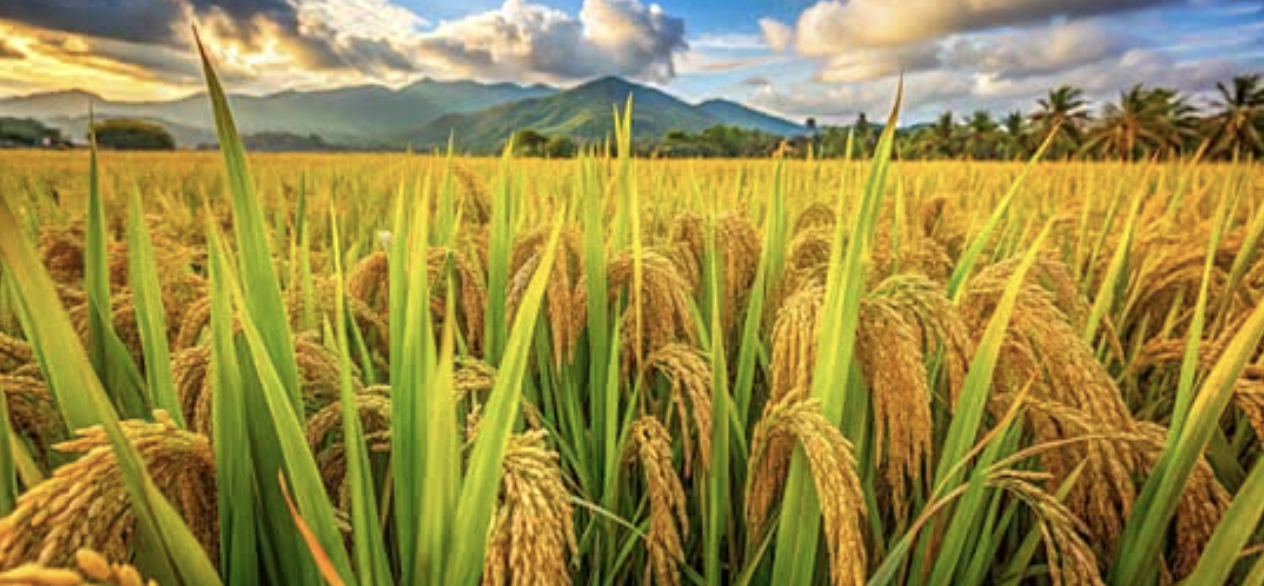
#> input picture images/paddy.png, 1264 x 586 px, found by its file name
$ python Filter.py
#> lines starting #> are read from the running program, lines starting #| are printed output that depends on the picture; after the words box and inside, x2 and y2 are one past the last pixel; in counts of white or black regions, pixels touching at a corner belong together
import matplotlib.pyplot as plt
import cv2
import numpy as np

# -------------------------------------------------
#                MAIN FUNCTION
# -------------------------------------------------
def main():
    """
    Main driver function.
    Steps:
        1. Read and convert the image to grayscale.
        2. Compute DFT and visualize the original magnitude spectrum.
        3. Apply Low-pass, High-pass, and Band-pass filters.
        4. Display results and histograms for each filtered image.
    """
    # ---------- Read Image ----------
    img_path = "/Users/akhi/Desktop/DIP/images/paddy.png"
    img_3D = cv2.imread(img_path)
#> img_3D is the input picture: shape (586, 1264, 3); mean B, G, R 69.7, 138.4, 153.3
    img_gray = cv2.cvtColor(img_3D, cv2.COLOR_BGR2GRAY)
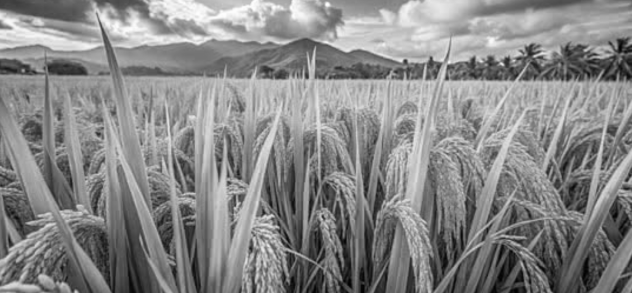
#> img_gray: shape (586, 1264) (shown at 1/2 size); min 1, max 254, mean 135

    # ---------- Parameters ----------
    print("Image shape:", img_gray.shape)
#| Image shape: (586, 1264)
    radius_low = img_gray.shape[0] // 4    # Radius for low-pass filter
    radius_high = img_gray.shape[0] // 6   # Radius for high-pass filter

    # ---------- DFT without filtering ----------
    dft_shift, magnitude_dft_original, img_back_original = dft(img_gray)
#> in dft, `magnitude_dft_original = np.log(np.abs(dft_shift) + 1)`:
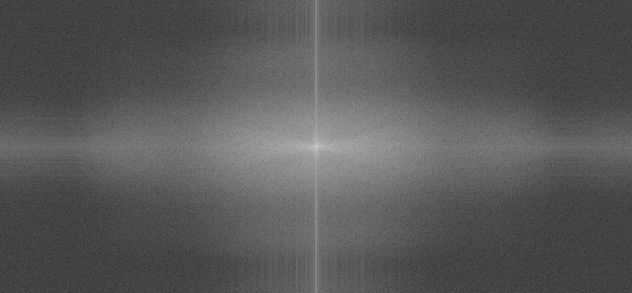
#> magnitude_dft_original: shape (586, 1264) float64 (shown at 1/2 size); min 0.788, max 18.42, mean 6.92; drawn with min black and max white
    img_set = [img_gray, magnitude_dft_original, img_back_original, histogram(img_gray)]
#> the loop in histogram, `for value in image.flatten():` made 740704 passes
#> (value, int_val) on passes 1 to 3: (61, 61), (62, 62), (63, 63)
#> after the loop in histogram, `for value in image.flatten():`: hist = 256 values, max 6231 at index 151, min 0 at index 0, mean 2893.4
    img_title = ['Input Image', 'Magnitude Spectrum (Original)', 'Reconstructed Image (Original)', 'Histogram (Original)']
    display(img_set, img_title)
#> in display, `rows = (len(img_set) + 2) // 3`: rows = 2
#> the loop in display, `for i in range(len(img_set)):` made 4 passes

    # ---------- Low-pass Filtering ----------
    img_back_low, magnitude_dft_low_passed = low_pass_filtering(img_gray, dft_shift, radius_low)
    img_set = [img_gray, magnitude_dft_low_passed, img_back_low, histogram(img_back_low)]
    img_title = ['Input Image', 'Magnitude Spectrum (Low-pass)', 'Reconstructed Image (Low-pass)', 'Histogram (Low-pass)']
    display(img_set, img_title)

    # ---------- High-pass Filtering ----------
    img_back_high, magnitude_dft_high_passed = high_pass_filtering(img_gray, dft_shift, radius_high)
    img_set = [img_gray, magnitude_dft_high_passed, img_back_high, histogram(img_back_high)]
    img_title = ['Input Image', 'Magnitude Spectrum (High-pass)', 'Reconstructed Image (High-pass)', 'Histogram (High-pass)']
    display(img_set, img_title)

    # ---------- Band-pass Filtering ----------
    img_back_band, magnitude_dft_band_passed = band_pass_filtering(img_gray, dft_shift, radius_low, radius_high)
    img_set = [img_gray, magnitude_dft_band_passed, img_back_band, histogram(img_back_band)]
    img_title = ['Input Image', 'Magnitude Spectrum (Band-pass)', 'Reconstructed Image (Band-pass)', 'Histogram (Band-pass)']
    display(img_set, img_title)


# -------------------------------------------------
#        DFT and IDFT (without filtering)
# -------------------------------------------------
def dft(img_gray):
    """
    Perform Discrete Fourier Transform (DFT) and its inverse.

    Args:
        img_gray (numpy.ndarray): Grayscale input image.

    Returns:
        tuple:
            dft_shift (numpy.ndarray): Shifted DFT of the image.
            magnitude_dft_original (numpy.ndarray): Magnitude spectrum.
            img_back_original (numpy.ndarray): Reconstructed image from inverse DFT.
    """
    # Compute DFT
    dft = np.fft.fft2(img_gray)
    dft_shift = np.fft.fftshift(dft)

    # Compute magnitude spectrum (log scale)
    magnitude_dft_original = np.log(np.abs(dft_shift) + 1)

    # Inverse DFT (reconstruction)
    idft_shift_original = np.fft.ifftshift(dft_shift)
    img_back_original = np.fft.ifft2(idft_shift_original)
    img_back_original = np.abs(img_back_original)

    return dft_shift, magnitude_dft_original, img_back_original


# -------------------------------------------------
#        Frequency Domain Filtering Functions
# -------------------------------------------------
def low_pass_filtering(img_gray, dft_shift, radius_low):
    """
    Apply a Low-pass filter in the frequency domain.

    Args:
        img_gray (numpy.ndarray): Grayscale image.
        dft_shift (numpy.ndarray): Shifted DFT of the image.
        radius_low (int): Radius of the low-pass mask.

    Returns:
        tuple:
            img_back (numpy.ndarray): Reconstructed low-pass filtered image.
            magnitude_dft_low_passed (numpy.ndarray): Magnitude spectrum after filtering.
    """
    low_pass_filter = low_pass_mask(dft_shift.shape, radius_low)
#> in low_pass_mask, `cv2.circle(mask, (ccol, crow), radius, 1, thickness=-1)`:
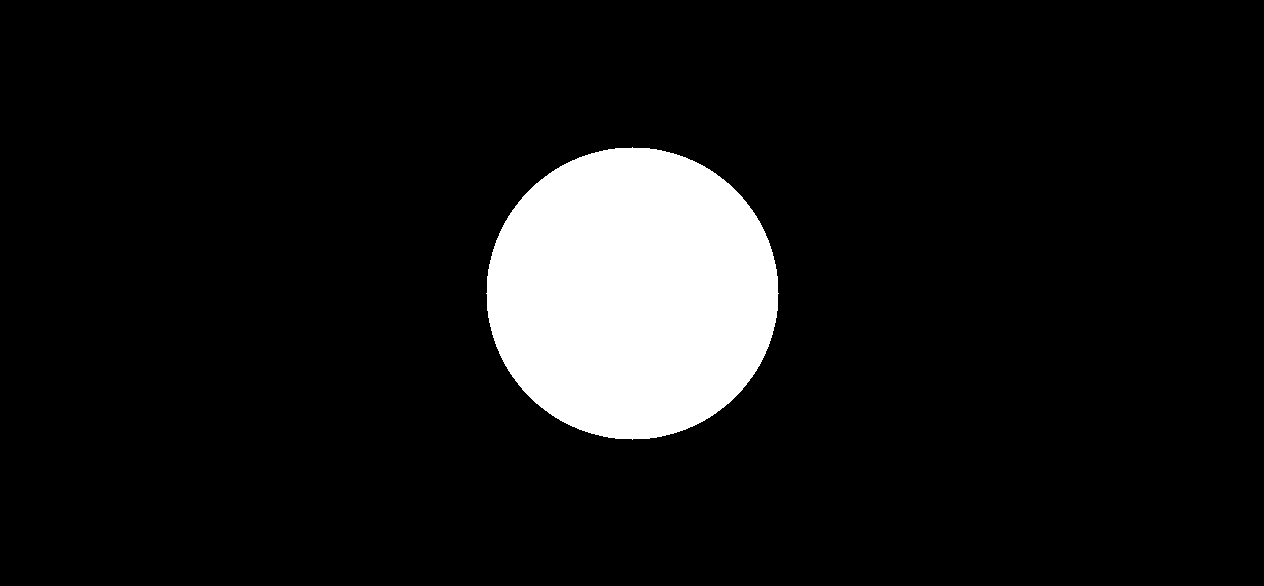
#> mask: shape (586, 1264); values 0 (black) and 1 (white), 9% white; 1 white region, box (x1, y1, x2, y2) and area: (486, 147, 779, 440) 66957
    low_passed = dft_shift * low_pass_filter

    # Inverse DFT
    idft_shift = np.fft.ifftshift(low_passed)
    img_back = np.fft.ifft2(idft_shift)
    img_back = np.abs(img_back)
    magnitude_dft_low_passed = np.log(np.abs(low_passed) + 1)

    return img_back, magnitude_dft_low_passed


def high_pass_filtering(img_gray, dft_shift, radius_high):
    """
    Apply a High-pass filter in the frequency domain.
    """
    high_pass_filter = high_pass_mask(dft_shift.shape, radius_high)
    high_passed = dft_shift * high_pass_filter

    # Inverse DFT
    idft_shift = np.fft.ifftshift(high_passed)
    img_back = np.fft.ifft2(idft_shift)
    img_back = np.abs(img_back)
    magnitude_dft_high_passed = np.log(np.abs(high_passed) + 1)

    return img_back, magnitude_dft_high_passed


def band_pass_filtering(img_gray, dft_shift, radius_low, radius_high):
    """
    Apply a Band-pass filter in the frequency domain.
    """
    band_pass_filter = band_pass_mask(dft_shift.shape, radius_high, radius_low)
    band_passed = dft_shift * band_pass_filter

    # Inverse DFT
    idft_shift = np.fft.ifftshift(band_passed)
    img_back = np.fft.ifft2(idft_shift)
    img_back = np.abs(img_back)
    magnitude_dft_band_passed = np.log(np.abs(band_passed) + 1)

    return img_back, magnitude_dft_band_passed


# -------------------------------------------------
#                  MASK FUNCTIONS
# -------------------------------------------------
def low_pass_mask(shape, radius):
    """
    Create a circular Low-pass mask.

    Args:
        shape (tuple): Shape of the image (rows, cols).
        radius (int): Radius of the circular mask.

    Returns:
        numpy.ndarray: Low-pass mask.
    """
    rows, cols = shape[:2]
    crow, ccol = rows // 2, cols // 2
    mask = np.zeros((rows, cols), np.uint8)
    cv2.circle(mask, (ccol, crow), radius, 1, thickness=-1)
    return mask


def high_pass_mask(shape, radius):
    """
    Create a High-pass mask by inverting a Low-pass mask.
    """
    return 1 - low_pass_mask(shape, radius)


def band_pass_mask(shape, low_radius, high_radius):
    """
    Create a Band-pass mask as the difference between two Low-pass masks.
    """
    return low_pass_mask(shape, high_radius) - low_pass_mask(shape, low_radius)


# -------------------------------------------------
#                  HISTOGRAM FUNCTION
# -------------------------------------------------
def histogram(image):
    """
    Compute the histogram of an image.

    Args:
        image (numpy.ndarray): Grayscale image.

    Returns:
        numpy.ndarray: Histogram (256 bins).
    """
    hist = np.zeros(256)
    for value in image.flatten():
        int_val = int(value)
        if 0 <= int_val < 256:
            hist[int_val] += 1
    return hist


# -------------------------------------------------
#                  DISPLAY FUNCTION
# -------------------------------------------------
def display(img_set, img_title):
    """
    Display multiple images or histograms in a single figure.

    Args:
        img_set (list): List of images or histograms.
        img_title (list): Corresponding titles for each image.
    """
    rows = (len(img_set) + 2) // 3
    plt.figure(figsize=(15, 5 * rows))

    for i in range(len(img_set)):
        plt.subplot(rows, 3, i + 1)
        if img_set[i].ndim == 2:  # Image
            plt.imshow(img_set[i], cmap='gray')
            plt.title(img_title[i])
            plt.axis('off')
        else:  # Histogram
            plt.bar(np.arange(256), img_set[i], color='blue')
            plt.xlim([0, 256])
            plt.title(img_title[i])

    plt.tight_layout()
    plt.show(block=True)


# -------------------------------------------------
#                  ENTRY POINT
# -------------------------------------------------
if __name__ == "__main__":
    main()
#> the loop in histogram (call 2), `for value in image.flatten():` made 740704 passes
#> (value, int_val) on passes 1 to 3: (85.54, 85), (85.49, 85), (87.36, 87)
#> the loop in display (call 2), `for i in range(len(img_set)):` made 4 passes
#> in high_pass_filtering, `magnitude_dft_high_passed = np.log(np.abs(high_passed) + 1)`:
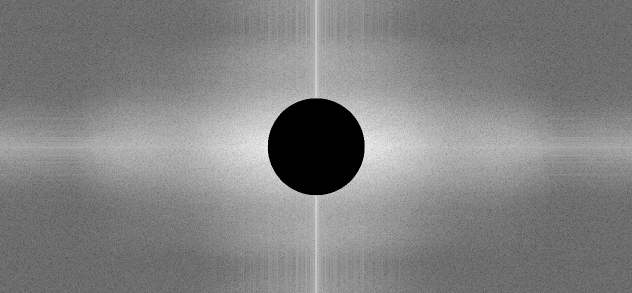
#> magnitude_dft_high_passed: shape (586, 1264) float64 (shown at 1/2 size); min 0, max 12.77, mean 6.49; drawn with min black and max white
#> in band_pass_filtering, `img_back = np.abs(img_back)`:
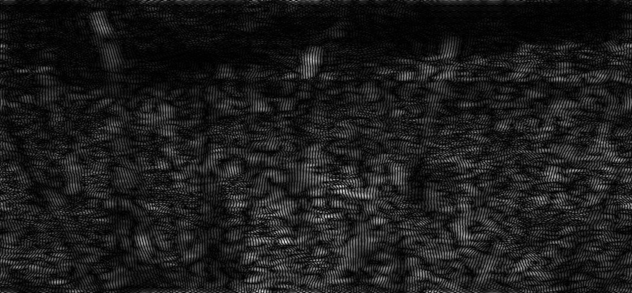
#> img_back: shape (586, 1264) float64 (shown at 1/2 size); min 7.17e-06, max 59.97, mean 6.7; drawn with min black and max white
#> the loop in display (call 4), `for i in range(len(img_set)):` made 4 passes
#> in display (call 4), `plt.show(block=True)`:
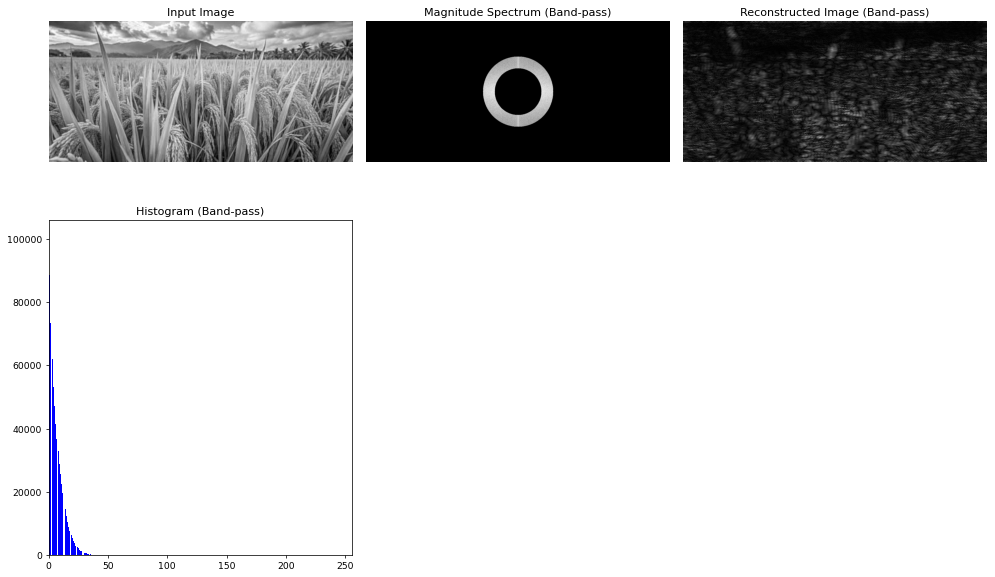
#> figure drawn by matplotlib, 4 panels; panel 4: tallest bar 100763 high, from x = -0.4 to 0.4

$ run again, with images/flower.png copied over images/paddy.png
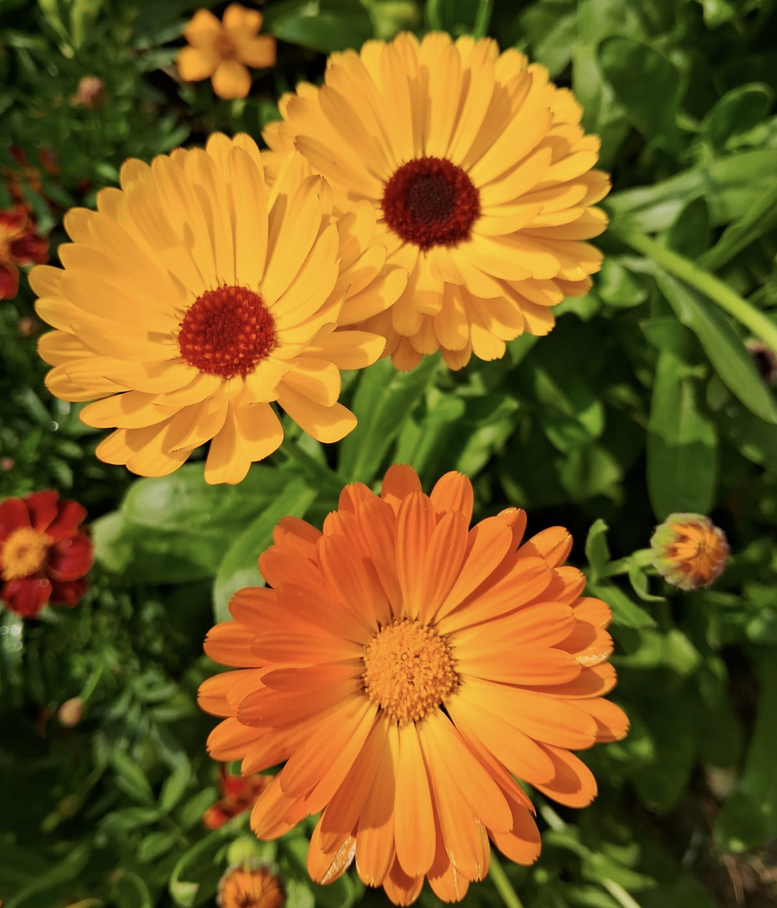
#> input picture images/flower.png, 777 x 908 px, shrunk from 1112 x 1300 before the run, found by its file name
#> in main, img_3D is the input picture: shape (908, 777, 3); mean B, G, R 32.4, 95.7, 126.2
#| Image shape: (908, 777)
#> the loop in histogram, `for value in image.flatten():` made 705516 passes
#> (value, int_val) on passes 1 to 3: (60, 60), (53, 53), (51, 51)
#> after the loop in histogram, `for value in image.flatten():`: hist = 256 values, max 6326 at index 42, min 0 at index 212, mean 2755.9
#> in display, `rows = (len(img_set) + 2) // 3`: rows = 2
#> the loop in display, `for i in range(len(img_set)):` made 4 passes
#> the loop in histogram (call 2), `for value in image.flatten():` made 705516 passes
#> (value, int_val) on passes 1 to 3: (43.06, 43), (48.8, 48), (45.88, 45)
#> the loop in display (call 2), `for i in range(len(img_set)):` made 4 passes
#> in low_pass_mask (call 2), `cv2.circle(mask, (ccol, crow), radius, 1, thickness=-1)`:
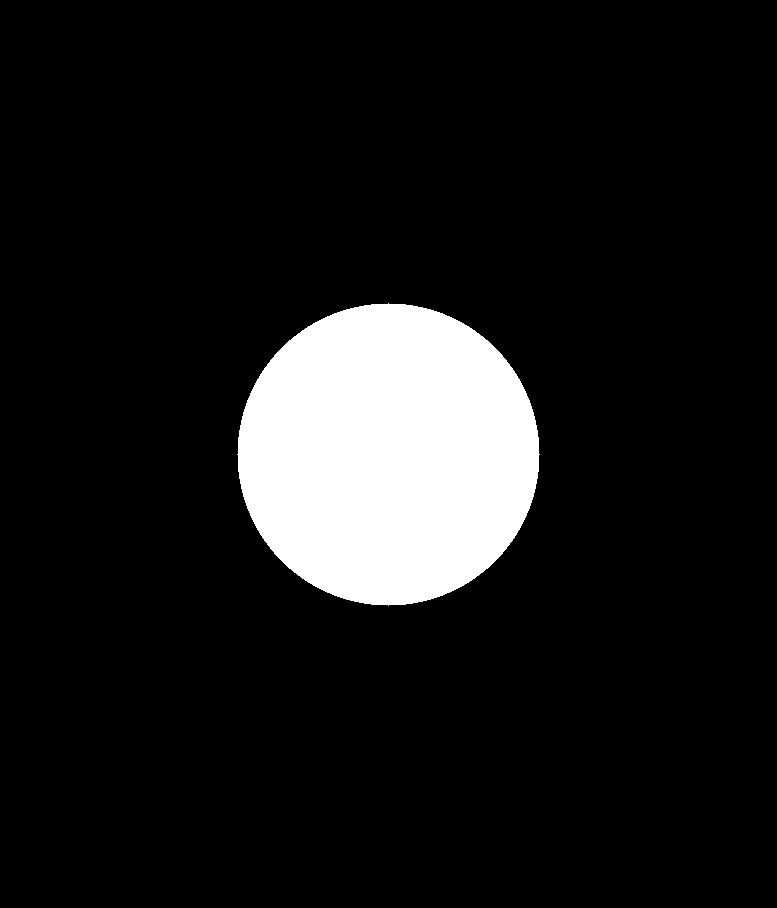
#> mask: shape (908, 777); values 0 (black) and 1 (white), 10.2% white; 1 white region, box (x1, y1, x2, y2) and area: (237, 303, 540, 606) 71613
#> the loop in display (call 4), `for i in range(len(img_set)):` made 4 passes
#> in display (call 4), `plt.show(block=True)`:
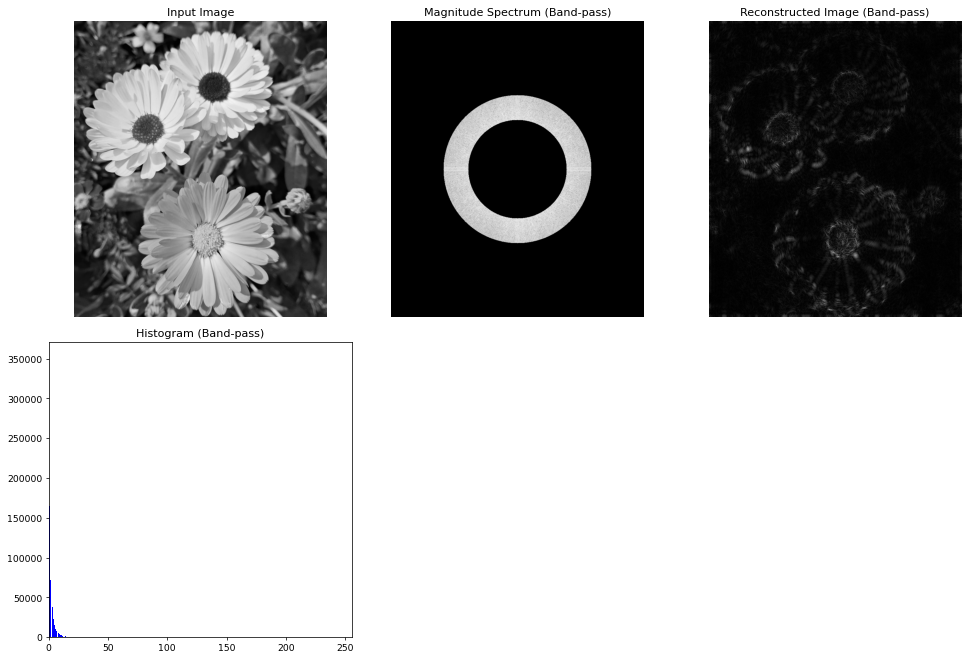
#> figure drawn by matplotlib, 4 panels; panel 4: tallest bar 353702 high, from x = -0.4 to 0.4
